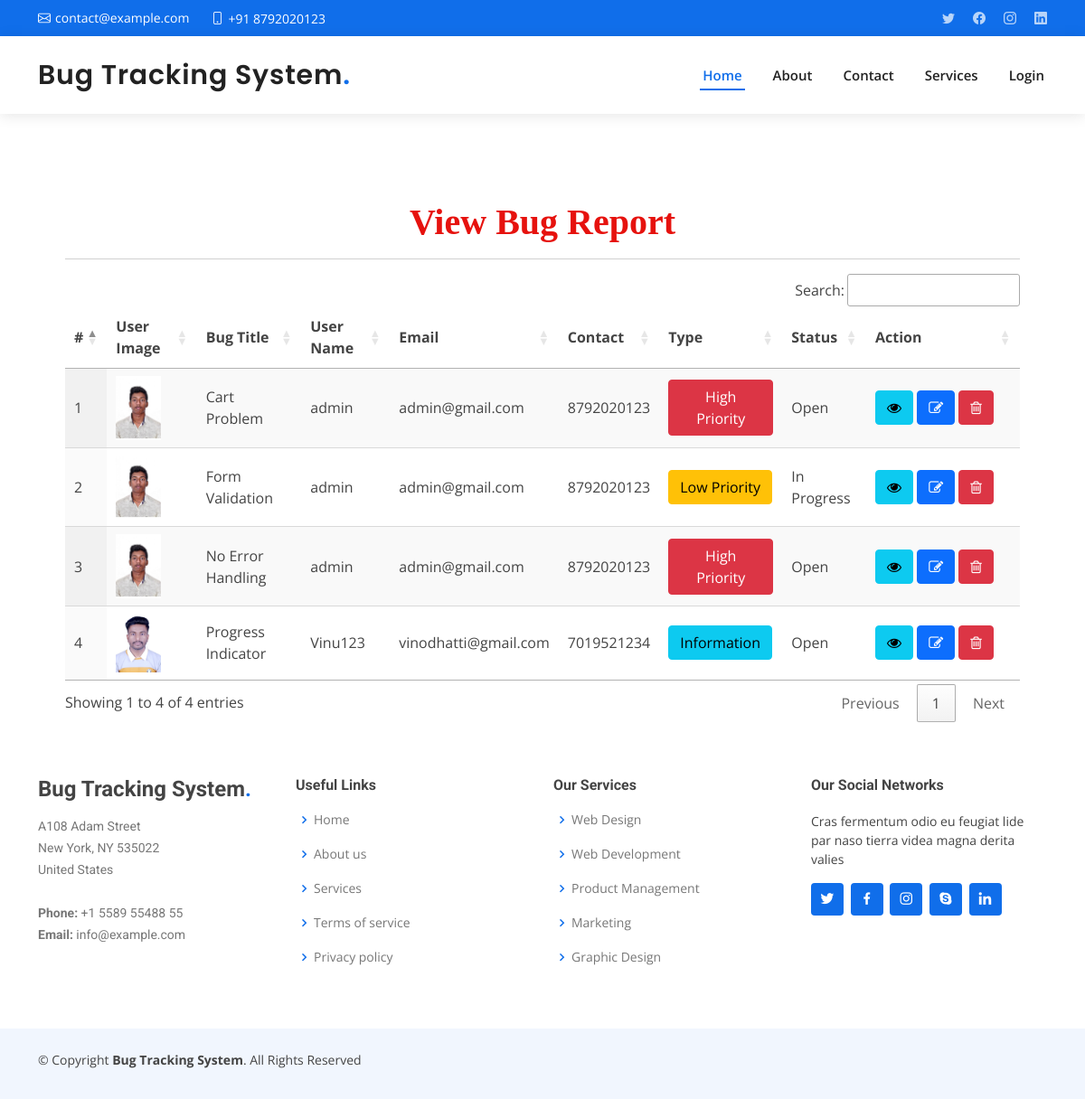
The page /bug-report on the database its author committed.
### bugapp/models.py (models this page shows, shortened)
class Bug(models.Model):
    project = models.ForeignKey(Project, on_delete=models.CASCADE, null=True, blank=True, related_name='project')
    creator = models.ForeignKey(UserProfile, on_delete=models.CASCADE, null=True, blank=True, related_name='creator')
    assign_by = models.ForeignKey(UserProfile, on_delete=models.CASCADE, null=True, blank=True, related_name='assign_by')
    assign_to = models.ForeignKey(UserProfile, on_delete=models.CASCADE, null=True, blank=True, related_name='assign_to')
    title = models.CharField(max_length=200, null=True, blank=True)
    priority = models.CharField(max_length=200, null=True, blank=True)
    bug_level = models.CharField(max_length=200, null=True, blank=True)
    tester_code = models.CharField(max_length=200, null=True, blank=True)
    description = models.TextField(null=True, blank=True)
    status = models.IntegerField(choices=BUGSTATUS, null=True, blank=True, default=0)
    bug_type = models.IntegerField(choices=BUGTYPE, null=True, blank=True, default=0)
    file = models.FileField(null=True, blank=True)
    created = models.DateTimeField(null=True, auto_now_add=True, blank=True)
    updated = models.DateTimeField(auto_now=True, null=True, blank=True)

class UserProfile(models.Model):
    user = models.ForeignKey(User, on_delete=models.CASCADE, null=True, blank=True)
    userrole = models.IntegerField(choices=USERROLE, null=True, blank=True, default=0)
    contact = models.CharField(max_length=100, null=True, blank=True)
    department = models.CharField(max_length=100, null=True, blank=True)
    address = models.CharField(max_length=100, null=True, blank=True)
    gender = models.CharField(max_length=100, null=True, blank=True)
    dob = models.DateField(null=True, blank=True)
    file = models.FileField(null=True, blank=True)

### bugapp/views.py (the view)
# urls.py: path('bug-report', bug_report, name='bug_report'),
def bug_report(request):
    bug = Bug.objects.all()
    return render(request, 'bug_report.html', {'bug': bug})

### bugapp/templates/bug_report.html (shortened to what this page needs)
{% extends 'index.html' %}
{% load static %}
{% block body %}
  <link rel='stylesheet' type='text/css' href="https://cdn.datatables.net/1.10.21/css/jquery.dataTables.min.css">
  <link rel='stylesheet' type='text/css' href="https://cdn.datatables.net/buttons/1.6.2/css/buttons.dataTables.min.css">
<div class="container-fluid" style="width:90%;margin-top:8%">
                    <div class="container-fluid">
                        <h1 align="center" style="font-weight:bold;font-family : 'Monotype Corsiva' ; color : #E6120E ;margin-top:4%">View Bug Report</h1>
                         </div><hr>
                                <table id="example" class="display" style="width:100%">
                                  <thead>
                                    <tr>
                                      <th>#</th>
                                      <th>User Image</th>
                                      <th>Bug Title</th>
                                      <th>User Name</th>
                                      <th>Email</th>
                                      <th>Contact</th>
                                      <th>Type</th>
                                      <th>Status</th>
                                      <th>Action</th>
                                  </tr>
                              </thead>
                              <tbody>
                              {% for i in bug %}
                                <tr>
                                  <td>{{forloop.counter}}</td>
                                  <td>
                                      {% if i.creator.file %}
                                        <img src="{{i.creator.file.url}}" style="width:50px">
                                      {% endif %}
                                  </td>
                                  <td>{{i.title}}</td>
                                  <td>{{i.creator.user.username}}</td>
                                  <td>{{i.creator.user.email}}</td>
                                  <td>{{i.creator.contact}}</td>
                                  <td>
                                      <button class="btn {% if i.bug_type == 1 %}btn-danger{% elif i.bug_type == 2 %}btn-warning{% elif i.bug_type == 3 %}btn-info{% endif %}">{{i.get_bug_type_display}}</button>
                                  </td>
                                  <td>{{i.get_status_display}}</td>
                                  <td style="width:150px">
                                      <a href="/bug-detail/{{i.id}}"><button class="btn btn-info" ><i class="fa fa-eye"></i></button></a>
                                      <a href="/edit-bug/{{i.id}}"><button class="btn btn-primary"><i class="fa fa-edit"></i></button></a>
                                      <a href="/delete-bug/{{i.id}}"><button class="btn btn-danger" onclick="return confirm('Are you sure?')"><i class="fa fa-trash-o"></i></button></a>
                                  </td>
                              </tr>
                              {% endfor %}
                          </tbody>
                      </table>
                  </div>
{% endblock %}

### bugapp/templates/index.html (shortened to what this page needs)
<!DOCTYPE html>
<html lang="en">
{% load static %}
<head>
  <link href="{% static 'assets/vendor/aos/aos.css' %}" rel="stylesheet">
  <link href="{% static 'assets/vendor/bootstrap/css/bootstrap.min.css' %}" rel="stylesheet">
  <link href="{% static 'assets/vendor/bootstrap-icons/bootstrap-icons.css' %}" rel="stylesheet">
  <link href="{% static 'assets/vendor/boxicons/css/boxicons.min.css' %}" rel="stylesheet">
  <link href="{% static 'assets/vendor/glightbox/css/glightbox.min.css' %}" rel="stylesheet">
  <link href="{% static 'assets/vendor/swiper/swiper-bundle.min.css' %}" rel="stylesheet">
  <link href="{% static 'assets/css/style.css' %}" rel="stylesheet">
<link rel="stylesheet" href="https://cdnjs.cloudflare.com/ajax/libs/font-awesome/4.7.0/css/font-awesome.min.css">
</head>
<body>
  <section id="topbar" class="d-flex align-items-center">
    <div class="container d-flex justify-content-center justify-content-md-between">
      <div class="contact-info d-flex align-items-center">
        <i class="bi bi-envelope d-flex align-items-center"><a href="mailto:contact@example.com">contact@example.com</a></i>
        <i class="bi bi-phone d-flex align-items-center ms-4"><span>+91 8792020123</span></i>
      </div>
      <div class="social-links d-none d-md-flex align-items-center">
        <a href="#" class="twitter"><i class="bi bi-twitter"></i></a>
        <a href="#" class="facebook"><i class="bi bi-facebook"></i></a>
        <a href="#" class="instagram"><i class="bi bi-instagram"></i></a>
        <a href="#" class="linkedin"><i class="bi bi-linkedin"></i></i></a>
      </div>
    </div>
  </section>
  <header id="header" class="d-flex align-items-center">
    <div class="container d-flex align-items-center justify-content-between">
      <h1 class="logo"><a href="#">Bug Tracking System<span>.</span></a></h1>
      <nav id="navbar" class="navbar">
        <ul>
          <li><a class="nav-link scrollto {% if request.path == '/login-user' %}{% else %}active{% endif %}" href="/#hero">Home</a></li>
          {% if request.user.userprofile_set.all.0.userrole == 2 %}
              <li><a class="nav-link scrollto" href="/#about">About</a></li>
              <li><a class="nav-link scrollto" href="/#about">Raise Bug</a></li>
              <li><a class="nav-link scrollto" href="/bug-report">Bug Report</a></li>
          <li class="dropdown"><a href="#"><span>My Account</span> <i class="bi bi-chevron-down"></i></a>
            <ul>
              <li><a href="/profile">My Profile</a></li>
              <li><a href="/change-password">Change Password</a></li>
            </ul>
          </li>
          <li><a class="nav-link scrollto {% if request.path == '/logout-user' %}active{% endif %}" href="/logout-user">Logout</a></li>
          {% else %}
          <li><a class="nav-link scrollto" href="/#about">About</a></li>
          <li><a class="nav-link scrollto" href="/#contact">Contact</a></li>
          <li><a class="nav-link scrollto" href="/#services">Services</a></li>
          <li><a class="nav-link scrollto {% if request.path == '/login-user' %}active{% endif %}" href="/login-user">Login</a></li>
          {% endif %}
        </ul>
      </nav>
    </div>
  </header>
  {% block body %}{% endblock %}
  <footer id="footer">
    <div class="footer-top">
      <div class="container">
        <div class="row">
          <div class="col-lg-3 col-md-6 footer-contact">
            <h3>Bug Tracking System<span>.</span></h3>
            <p>
              A108 Adam Street <br>
              New York, NY 535022<br>
              United States <br><br>
              <strong>Phone:</strong> +1 5589 55488 55<br>
              <strong>Email:</strong> info@example.com<br>
            </p>
          </div>
          <div class="col-lg-3 col-md-6 footer-links">
            <h4>Useful Links</h4>
            <ul>
              <li><i class="bx bx-chevron-right"></i> <a href="#">Home</a></li>
              <li><i class="bx bx-chevron-right"></i> <a href="#">About us</a></li>
              <li><i class="bx bx-chevron-right"></i> <a href="#">Services</a></li>
              <li><i class="bx bx-chevron-right"></i> <a href="#">Terms of service</a></li>
              <li><i class="bx bx-chevron-right"></i> <a href="#">Privacy policy</a></li>
            </ul>
          </div>
          <div class="col-lg-3 col-md-6 footer-links">
            <h4>Our Services</h4>
            <ul>
              <li><i class="bx bx-chevron-right"></i> <a href="#">Web Design</a></li>
              <li><i class="bx bx-chevron-right"></i> <a href="#">Web Development</a></li>
              <li><i class="bx bx-chevron-right"></i> <a href="#">Product Management</a></li>
              <li><i class="bx bx-chevron-right"></i> <a href="#">Marketing</a></li>
              <li><i class="bx bx-chevron-right"></i> <a href="#">Graphic Design</a></li>
            </ul>
          </div>
          <div class="col-lg-3 col-md-6 footer-links">
            <h4>Our Social Networks</h4>
            <p>Cras fermentum odio eu feugiat lide par naso tierra videa magna derita valies</p>
            <div class="social-links mt-3">
              <a href="#" class="twitter"><i class="bx bxl-twitter"></i></a>
              <a href="#" class="facebook"><i class="bx bxl-facebook"></i></a>
              <a href="#" class="instagram"><i class="bx bxl-instagram"></i></a>
              <a href="#" class="google-plus"><i class="bx bxl-skype"></i></a>
              <a href="#" class="linkedin"><i class="bx bxl-linkedin"></i></a>
            </div>
          </div>
        </div>
      </div>
    </div>
    <div class="container py-4">
      <div class="copyright">
        &copy; Copyright <strong><span>Bug Tracking System</span></strong>. All Rights Reserved
      </div>
    </div>
  </footer>
</body>
</html>

### bugapp/static/assets/css/style.css (style rules this page uses)
body { font-family: "Open Sans", sans-serif; color: #444444; }
a { color: #106eea; text-decoration: none; }
h1, h2, h3, h4, h5, h6 { font-family: "Roboto", sans-serif; }
#topbar { background: #106eea; height: 40px; font-size: 14px; transition: all 0.5s; color: #fff; padding: 0; }
#topbar .contact-info i { font-style: normal; color: #fff; }
#topbar .contact-info i a, #topbar .contact-info i span { padding-left: 5px; color: #fff; }
#topbar .contact-info i a { line-height: 0; transition: 0.3s; transition: 0.3s; }
#topbar .social-links a { color: rgba(255, 255, 255, 0.7); line-height: 0; transition: 0.3s; margin-left: 20px; }
#header { background: #fff; transition: all 0.5s; z-index: 997; height: 86px; box-shadow: 0px 2px 15px rgba(0, 0, 0, 0.1); }
#header .logo { font-size: 30px; margin: 0; padding: 0; line-height: 1; font-weight: 600; letter-spacing: 0.8px; font-family: "Poppins", sans-serif; }
#header .logo a { color: #222222; }
#header .logo a span { color: #106eea; }
.navbar { padding: 0; }
.navbar ul { margin: 0; padding: 0; display: flex; list-style: none; align-items: center; }
.navbar li { position: relative; }
.navbar > ul > li { white-space: nowrap; padding: 10px 0 10px 28px; }
.navbar a, .navbar a:focus { display: flex; align-items: center; justify-content: space-between; padding: 0 3px; font-size: 15px; font-weight: 600; color: #222222; white-space: nowrap; transition: 0.3s; position: relative; }
.navbar > ul > li > a:before { content: ""; position: absolute; width: 100%; height: 2px; bottom: -6px; left: 0; background-color: #106eea; visibility: hidden; width: 0px; transition: all 0.3s ease-in-out 0s; }
.navbar a:hover:before, .navbar li:hover > a:before, .navbar .active:before { visibility: visible; width: 100%; }
.navbar a:hover, .navbar .active, .navbar .active:focus, .navbar li:hover > a { color: #106eea; }
section { padding: 60px 0; overflow: hidden; }
#footer { background: #fff; padding: 0 0 30px 0; color: #444444; font-size: 14px; background: #f1f6fe; }
#footer .footer-top { padding: 60px 0 30px 0; background: #fff; }
#footer .footer-top .footer-contact { margin-bottom: 30px; }
#footer .footer-top .footer-contact h3 { font-size: 24px; margin: 0 0 15px 0; padding: 2px 0 2px 0; line-height: 1; font-weight: 700; }
#footer .footer-top .footer-contact h3 span { color: #106eea; }
#footer .footer-top .footer-contact p { font-size: 14px; line-height: 24px; margin-bottom: 0; font-family: "Roboto", sans-serif; color: #777777; }
#footer .footer-top h4 { font-size: 16px; font-weight: bold; color: #444444; position: relative; padding-bottom: 12px; }
#footer .footer-top .footer-links { margin-bottom: 30px; }
#footer .footer-top .footer-links ul { list-style: none; padding: 0; margin: 0; }
#footer .footer-top .footer-links ul i { padding-right: 2px; color: #106eea; font-size: 18px; line-height: 1; }
#footer .footer-top .footer-links ul li { padding: 10px 0; display: flex; align-items: center; }
#footer .footer-top .footer-links ul li:first-child { padding-top: 0; }
#footer .footer-top .footer-links ul a { color: #777777; transition: 0.3s; display: inline-block; line-height: 1; }
#footer .footer-top .social-links a { font-size: 18px; display: inline-block; background: #106eea; color: #fff; line-height: 1; padding: 8px 0; margin-right: 4px; border-radius: 4px; text-align: center; width: 36px; height: 36px; transition: 0.3s; }
#footer .copyright { text-align: center; float: left; }

### rows shown on the page
Bug: creator.file (picture), title "Cart Problem", creator.user.username "admin", creator.user.email "admin@gmail.com", creator.contact "8792020123", bug_type "High Priority", status "Open"
Bug: creator.file (picture), title "Form Validation", creator.user.username "admin", creator.user.email "admin@gmail.com", creator.contact "8792020123", bug_type "Low Priority", status "In Progress"
Bug: creator.file (picture), title "No Error Handling", creator.user.username "admin", creator.user.email "admin@gmail.com", creator.contact "8792020123", bug_type "High Priority", status "Open"
Bug: creator.file (picture), title "Progress Indicator", creator.user.username "Vinu123", creator.user.email "vinodhatti@gmail.com", creator.contact "7019521234", bug_type "Information", status "Open"
